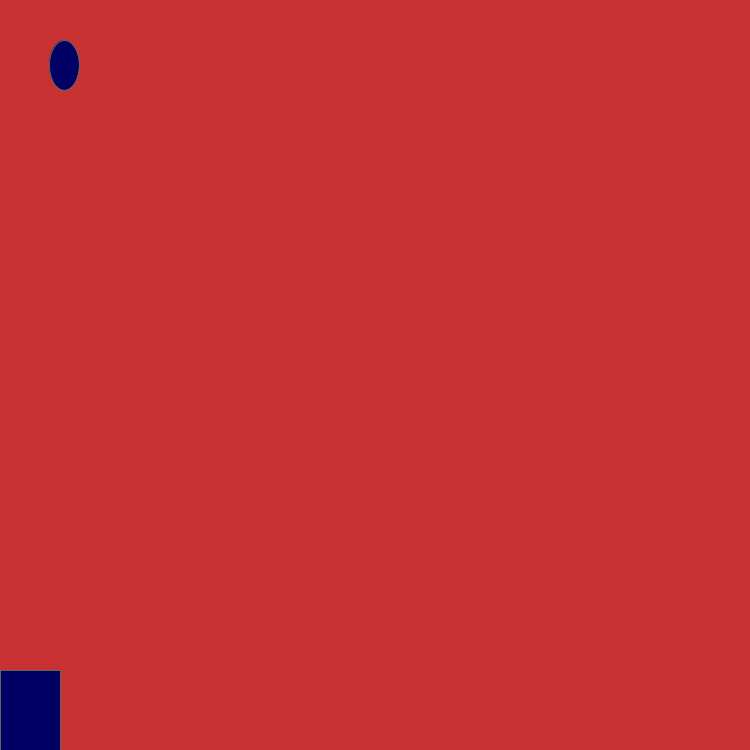
Frame 1 (no input)
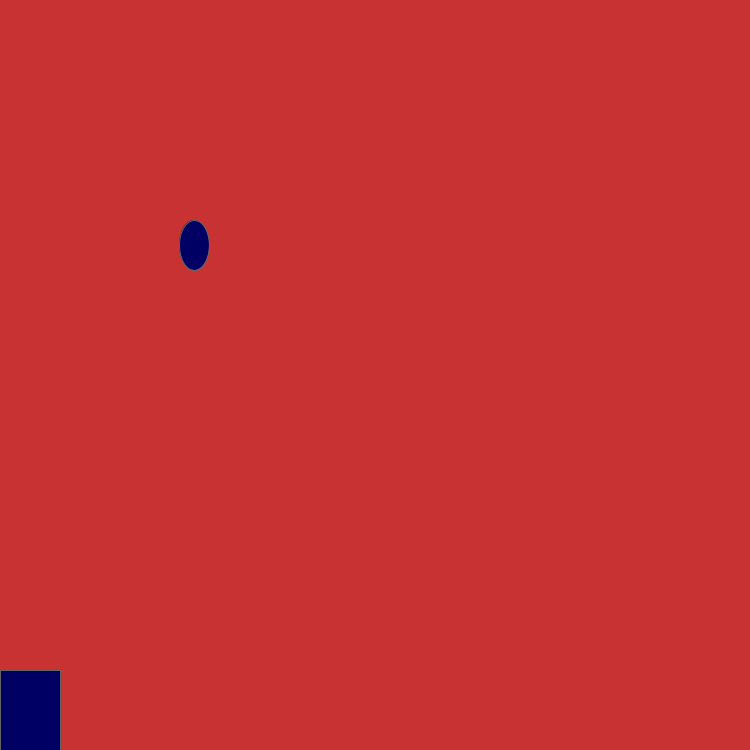
Frame 60 (the mouse pressed at the canvas centre just before this capture)
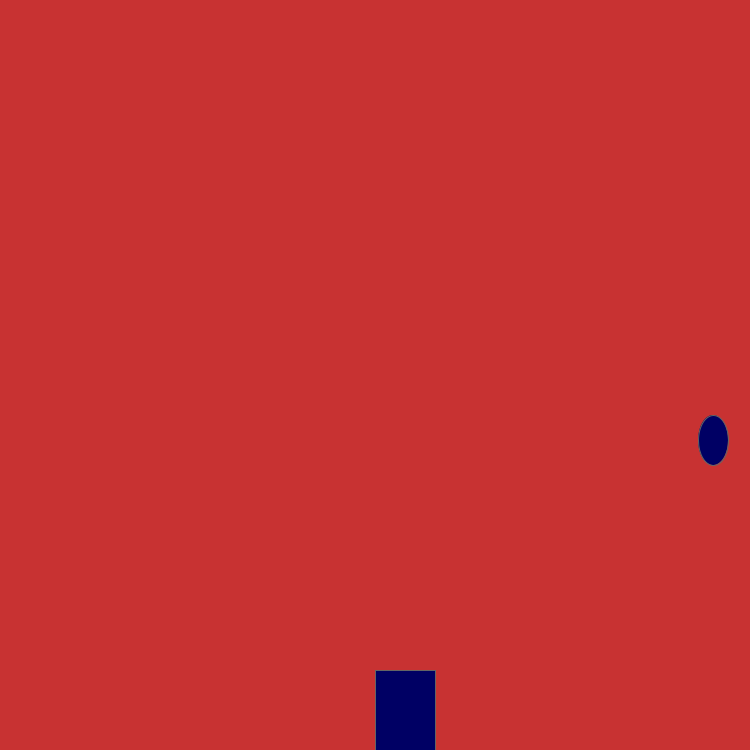
Frame 120 (the mouse held since frame 60 and released just before this capture)

The Processing sketch that drew these frames (run headless with seeded random() and noise(); from frame 60 on, the mouse is pressed at the canvas centre):

// Processing sketch: rain_game
// ── rain_game.pde
int y = 50;
int x = (int) random(width);
int score = 0;
void setup() {
  size(750,750);
}
void draw(){
  background(200,50,50);
   fill(0, 0, 100);
    stroke(100, 100, 100);
    y += 15;
    ellipse(x,y, 30,50);
  if(y>height){
 y=50;
  x=(int) random(width) ;
  fill(0, 0, 0);
    textSize(16);
    text("Score: " + score, 20, 20);
    redraw();
  }
    rect(mouseX, 670, 60, 90); 
}
 void checkCatch(int x){
         if (x > mouseX && x < mouseX+100)
            score++;
         else if (score > 0) 
            score--;
        println("Your score is now: " + score);
    }
